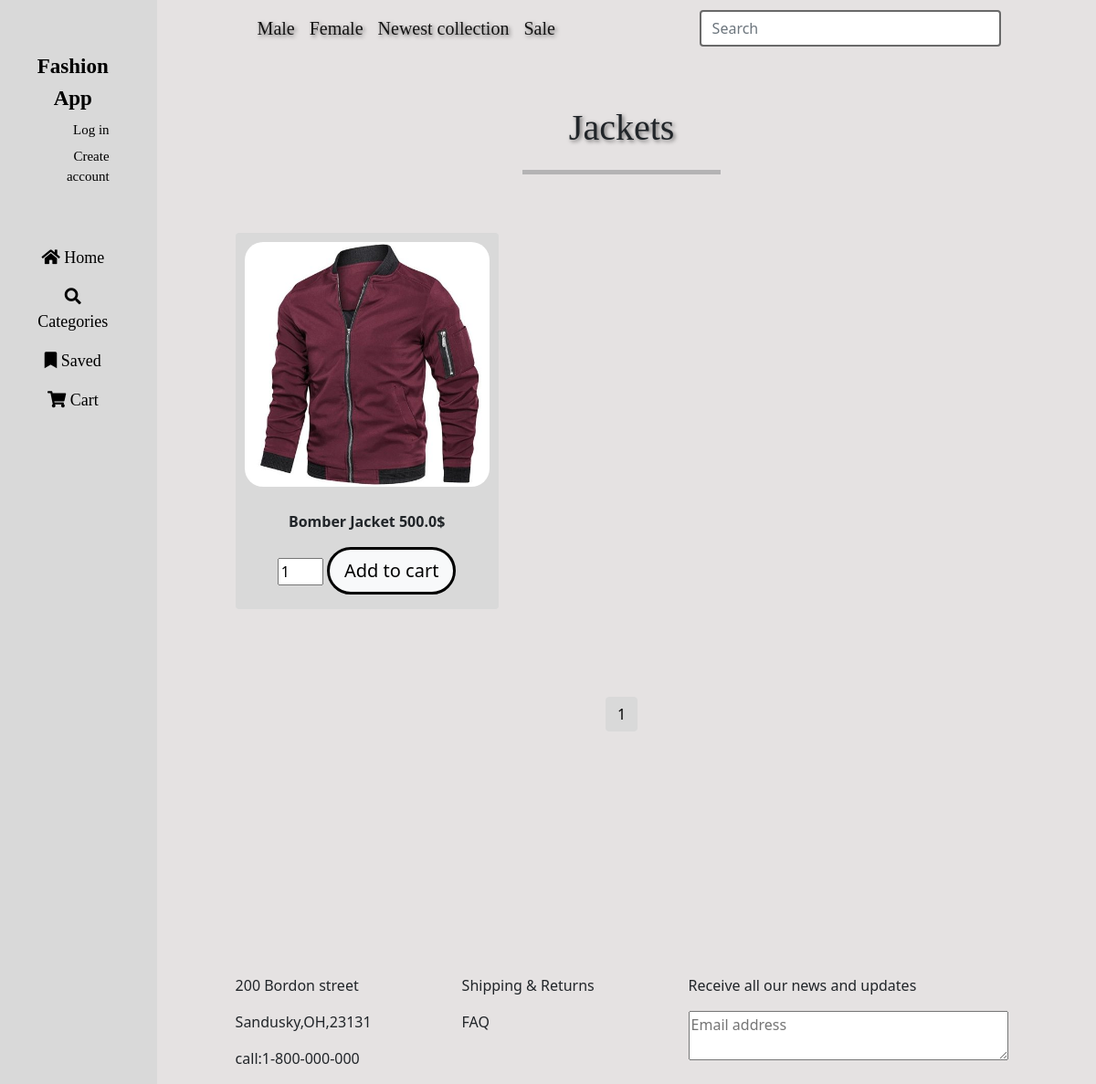
Screenshot of /Jackets/ with the database file from the repository.
### Fashionapp/models.py (models this page shows, shortened)
class Product(models.Model):
    name = models.CharField(max_length=30)
    category = models.ForeignKey(Category, on_delete=models.CASCADE)
    price = models.FloatField()
    quantity = models.IntegerField()
    image = models.ImageField(upload_to=None, blank=True, null=True)
    created_at = models.DateField(auto_now_add=True)
    updated_at = models.DateField(auto_now=True)
    created_by = models.ForeignKey(User, on_delete=models.CASCADE)

### Fashionapp/views.py (the view, shortened to what this page needs)
# urls.py: path('Jackets/', jackets, name="jackets"),
def jackets(request):
    try:
        category = Category.objects.get(name="Jackets")  # Get the "Dresses" category
        products = Product.objects.filter(category=category)  # Filter products by category
    except Category.DoesNotExist:
        products = []  # Empty list if the category doesn't exist
    paginator = Paginator(products, 6)  # Limit 6 products per page
    page_number = request.GET.get('page')  # Get the current page number from the query parameters
    page_obj = paginator.get_page(page_number)  # Get the Page object for the current page
    context = {"products": page_obj}
    return render(request, 'jackets.html', context=context)

### Fashionapp/templates/jackets.html (shortened to what this page needs)
<!doctype html>
<html lang="en">
<head>
    <link href="https://cdn.jsdelivr.net/npm/bootstrap@5.0.2/dist/css/bootstrap.min.css" rel="stylesheet">
    <link rel="stylesheet" href="https://cdnjs.cloudflare.com/ajax/libs/font-awesome/5.15.3/css/all.min.css">
</head>
<body>
<section>
    <div class="row" style="background-color: #E5E2E2">
        <div class="col-3" id="meni" style="margin-right: 50px">
            <div class="container mt-5">
                <ul class="nav flex-column">
                    <li class="nav-item" style="text-align: center;">
                        <a class="nav-link" href="#"
                           style="font-family: 'IM FELL French Canon SC', serif; font-size: 23px;color: black"><b>Fashion
                            App</b></a>
                    </li>
                    {% if user.is_authenticated %}
                        <li class="nav-item" style="text-align: right">
        <span class="nav-link"
              style="font-family: 'IM FELL French Canon SC', serif; color: black; font-size: 15px; margin-top: -10px">
            Logged in as: {{ user.username }}
        </span>
                        </li>
                        <li class="nav-item" style="text-align: right">
                            <a class="nav-link" href="{% url 'logout' %}"
                               style="font-family: 'IM FELL French Canon SC', serif; color: black; font-size: 15px; margin-top: -10px">Log
                                out</a>
                        </li>
                    {% else %}
                        <li class="nav-item" style="text-align: right">
                            <a class="nav-link" href="{% url 'login' %}"
                               style="font-family: 'IM FELL French Canon SC', serif; color: black ; font-size: 15px;margin-top: -10px">Log
                                in</a>
                        </li>
                        <li class="nav-item" style="text-align: right;">
                            <a class="nav-link" href="{% url 'signup' %}"
                               style="font-family: 'IM FELL French Canon SC', serif; color: black; font-size: 15px;margin-top: -10px">Create
                                account</a>
                        </li>
                    {% endif %}
                </ul>
            </div>
            <div class="container mt-5">
                <ul class="nav flex-column">
                    <li class="nav-item" style="text-align: center;">
                        <a class="nav-link" href="{% url 'home' %}"
                           style="font-family: 'IM FELL French Canon SC', serif; color: black; font-size: 18px;"><i
                                class="fas fa-home"></i> Home</a>
                    </li>
                    <li class="nav-item" style="text-align: center;">
                        <a class="nav-link" href="{% url 'categories' %}"
                           style="font-family: 'IM FELL French Canon SC', serif; color: black; font-size: 18px;"><i
                                class="fas fa-search"></i> Categories</a>
                    </li>
                    <li class="nav-item" style="text-align: center;">
                        <a class="nav-link" href="#"
                           style="font-family: 'IM FELL French Canon SC', serif; color: black; font-size: 18px;"><i
                                class="fas fa-bookmark"></i> Saved</a>
                    </li>
                    <li class="nav-item" style="text-align: center;">
                        <a class="nav-link" href="{% url 'cart' %}"
                           style="font-family: 'IM FELL French Canon SC', serif; color: black; font-size: 18px;"><i
                                class="fas fa-shopping-cart"></i> Cart</a>
                    </li>
                </ul>
            </div>
        </div>
        <div class="col-9">
            <div>
                <nav class="navbar navbar-expand-lg navbar-light">
                    <div class="container">
                        <div class="collapse navbar-collapse" id="navbarSupportedContent">
                            <ul class="navbar-nav me-auto mb-2 mb-lg-0">
                                <li class="nav-item">
                                    <a class="nav-link active" aria-current="page" href="#">Male</a>
                                </li>
                                <li class="nav-item">
                                    <a class="nav-link active" aria-current="page" href="#">Female</a>
                                </li>
                                <li class="nav-item">
                                    <a class="nav-link active" aria-current="page" href="#">Newest collection</a>
                                </li>
                                <li class="nav-item">
                                    <a class="nav-link active" aria-current="page" href="#">Sale</a>
                                </li>
                            </ul>
                            <form class="d-flex" action="{% url 'jackets' %}" method="GET">
                                <input class="form-control me-2" type="search" name="query" placeholder="Search"
                                       aria-label="Search"
                                       style="width: 330px; border: 2px solid dimgrey">
                            </form>
                        </div>
                    </div>
                </nav>
            </div>
            <div class="container mt-5">
                <div class="row" style="text-align: center; justify-content: center">
                    <p id="gd">Jackets</p>
                    <hr class="w-25" style="height: 5px">
                </div>
            </div>
            <div class="container mt-5">
                <div class="row" id="srede">
                    {% for prod in products %}
                        <div class="col-4 pb-5">
                            <div class="card h-100 d-flex flex-column"
                                 style="width: 18rem; border: 0px; background-color: #D9D9D9">
                                <img src="{{ MEDIA_URL }}{{ prod.image.url }}" class="card-img-top"
                                     style="border-radius: 30px; padding: 10px" alt="...">
                                <div class="card-body flex-grow-1" style="text-align: center">
                                    <b>{{ prod.name }} {{ prod.price }}$</b>
                                    <form method="POST" action="{% url 'jackets' %}">
                                        <input type="number" name="quantity" value="1" min="1" style="width: 50px">
                                        <button type="submit" name="add_to_cart" class="btn-lg btn-light mt-3"
                                                style="border-radius: 50px; border: 3px solid black">Add to cart
                                        </button>
                                    </form>
                                </div>
                            </div>
                        </div>
                    {% endfor %}
                </div>
            </div>
            <section>
                <div class="row mt-5">
                    <div class="col">
                        <nav aria-label="Page navigation">
                            <ul class="pagination justify-content-center">
                                {% for i in products.paginator.page_range %}
                                    {% if products.number == i %}
                                        <li class="page-item active" aria-current="page">
                                            <span class="page-link custom-page-link-active">{{ i }}</span>
                                        </li>
                                    {% else %}
                                        <li class="page-item">
                                            <a class="page-link" href="?page={{ i }}">{{ i }}</a>
                                        </li>
                                    {% endif %}
                                {% endfor %}
                            </ul>
                        </nav>
                    </div>
                </div>
            </section>
            <div class="footer" style="margin-top: 200px">
                <div class="container">
                    <div class="row">
                        <div class="col">
                            <p>200 Bordon street</p>
                            <p>Sandusky,OH,23131</p>
                            <p>call:1-800-000-000</p>
                        </div>
                        <div class="col">
                            <p>Shipping & Returns</p>
                            <p>FAQ</p>
                        </div>
                        <div class="col">
                            <p>Receive all our news and updates</p>
                            <textarea placeholder="Email address" style="width: 350px"></textarea>
                        </div>
                    </div>
                </div>
            </div>
        </div>
    </div>
</section>
</body>
</html>

### Fashionapp/templates/jackets.html (style rules this page uses)
html, body { height: 100%; margin: 0; padding: 0; overflow-x: hidden; }
.row { flex-grow: 1; }
#meni { background: #D9D9D9; width: 15%; }
.navbar-nav .nav-link { font-family: "Inria Serif", serif; font-size: 20px; text-shadow: 2px 2px 4px rgba(0, 0, 0, 0.5); }
#gd { font-family: "Inria Serif", serif; font-size: 40px; text-shadow: 2px 2px 4px rgba(0, 0, 0, 0.5); }
.footer { background-color: #E5E2E2; padding-top: 50px; text-align: left; }
.page-link { color: black; }
.pagination .page-item.active .page-link { background-color: #D9D9D9; border-color: #D9D9D9; color: #000000; }

### rows the page displays
Product: image (picture), name "Bomber Jacket", price "500.0"

### other values shown
{{ i }} "1"
